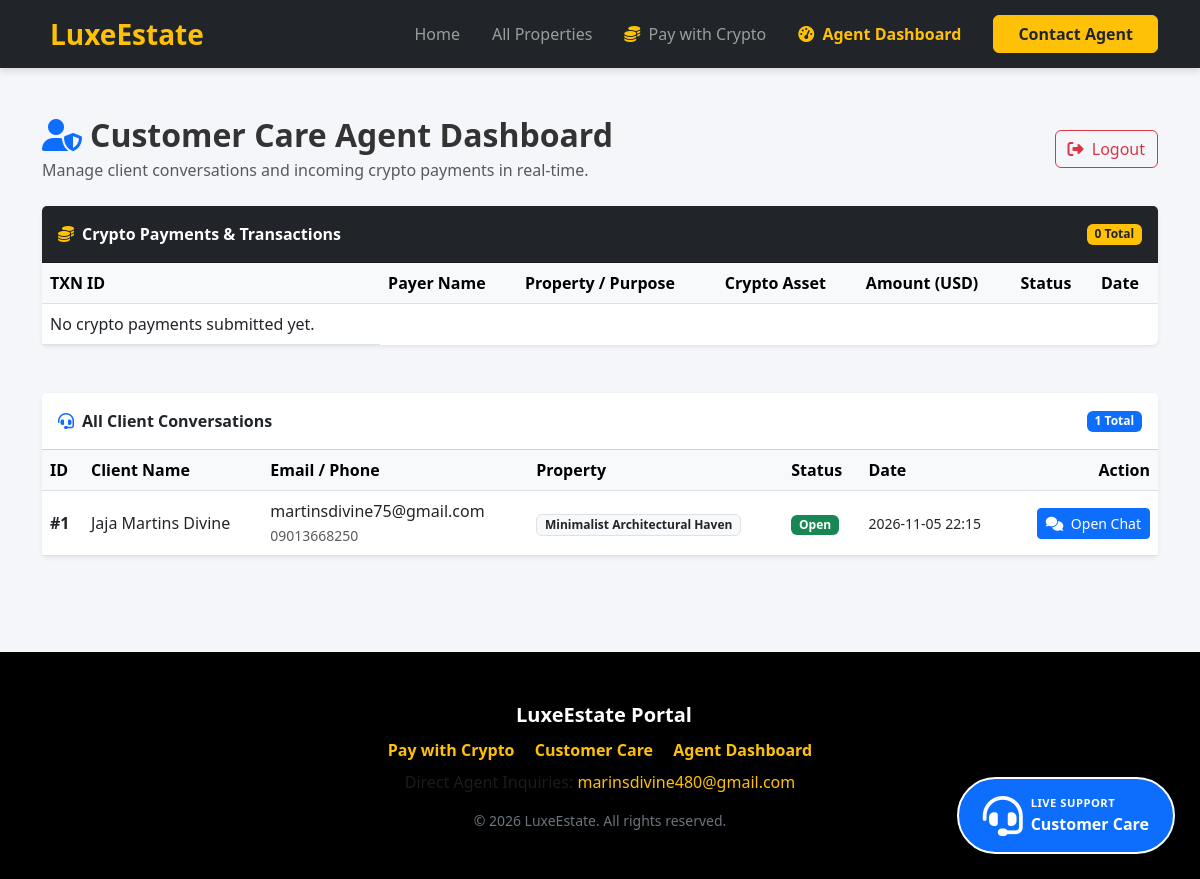
Page /agent/dashboard (signed in) on the earlier database version.
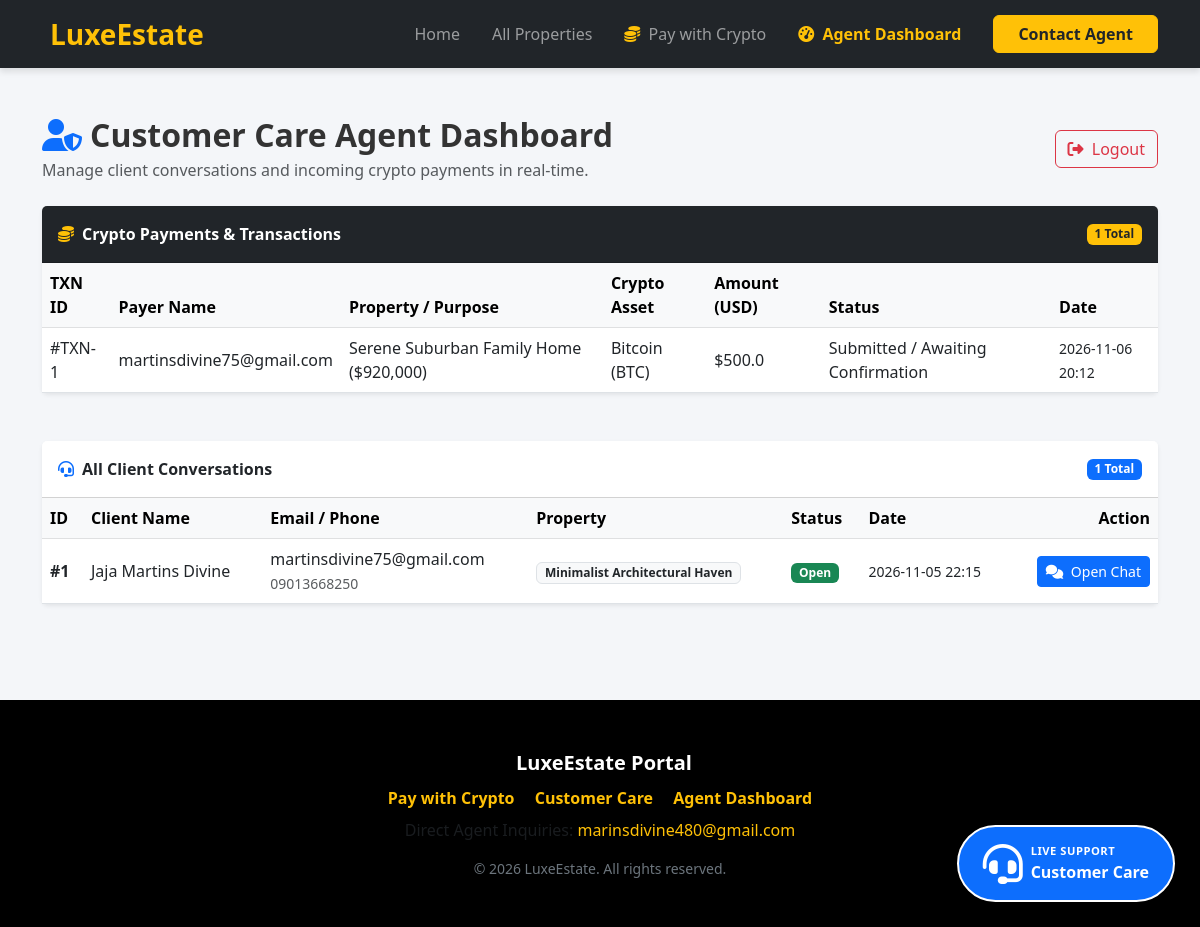
Same page on the later database version.
### tables this page shows
CREATE TABLE conversations (
            id INTEGER PRIMARY KEY AUTOINCREMENT,
            client_name TEXT NOT NULL,
            client_email TEXT NOT NULL,
            client_phone TEXT,
            property_title TEXT,
            status TEXT DEFAULT 'Open',
            created_at TIMESTAMP DEFAULT CURRENT_TIMESTAMP
        );

CREATE TABLE crypto_payments (
            id INTEGER PRIMARY KEY AUTOINCREMENT,
            property_title TEXT NOT NULL,
            crypto_type TEXT NOT NULL,
            amount_usd REAL NOT NULL,
            payer_name TEXT NOT NULL,
            status TEXT DEFAULT 'Pending Verification',
            created_at TIMESTAMP DEFAULT CURRENT_TIMESTAMP
        );

### app.py (the view)
@app.route('/agent/dashboard')
def agent_dashboard():
    if not session.get('agent_logged_in'):
        return redirect(url_for('agent_login'))
    conn = get_db_connection()
    conversations = conn.execute('SELECT * FROM conversations ORDER BY created_at DESC').fetchall()
    crypto_payments = conn.execute('SELECT * FROM crypto_payments ORDER BY created_at DESC').fetchall()
    conn.close()
    return render_template('agent_dashboard.html', conversations=conversations, crypto_payments=crypto_payments)

### app.py (called while the page is built)
def get_db_connection():
    conn = sqlite3.connect('real_estate.db')
    conn.row_factory = sqlite3.Row
    return conn

### templates/agent_dashboard.html (shortened to what this page needs)
{% extends "base.html" %}
{% block content %}
<div class="container py-5">
    <div class="d-flex justify-content-between align-items-center mb-4">
        <div>
            <h2 class="fw-bold mb-1"><i class="fas fa-user-shield me-2 text-primary"></i>Customer Care Agent Dashboard</h2>
            <p class="text-muted mb-0">Manage client conversations and incoming crypto payments in real-time.</p>
        </div>
        <a href="{{ url_for('agent_logout') }}" class="btn btn-outline-danger"><i class="fas fa-sign-out-alt me-1"></i> Logout</a>
    </div>
    <div class="card shadow-sm border-0 mb-5">
        <div class="card-header bg-dark text-white py-3 fw-bold d-flex justify-content-between align-items-center">
            <span><i class="fas fa-coins text-warning me-2"></i>Crypto Payments & Transactions</span>
            <span class="badge bg-warning text-dark">{{ crypto_payments|length }} Total</span>
        </div>
        <div class="card-body p-0">
            <div class="table-responsive">
                <table class="table table-hover align-middle mb-0">
                    <thead class="table-light">
                        <tr>
                            <th>TXN ID</th>
                            <th>Payer Name</th>
                            <th>Property / Purpose</th>
                            <th>Crypto Asset</th>
                            <th>Amount (USD)</th>
                            <th>Status</th>
                            <th>Date</th>
                        </tr>
                    </thead>
                    <tbody>
                        {% if crypto_payments %}
                            {% for p in crypto_payments %}
                            <tr>
                                <td class=\"fw-bold\">#TXN-{{ p['id'] }}</td>
                                <td>{{ p['payer_name'] }}</td>
                                <td><span class=\"badge bg-light text-dark border\">{{ p['property_title'] }}</span></td>
                                <td><span class=\"badge bg-warning text-dark\">{{ p['crypto_type'] }}</span></td>
                                <td class=\"fw-bold text-success\">${{ p['amount_usd'] }}</td>
                                <td><span class=\"badge bg-info text-dark\">{{ p['status'] }}</span></td>
                                <td><small>{{ p['created_at'][:16] }}</small></td>
                            </tr>
                            {% endfor %}
                        {% else %}
                            <tr>
                                <td colspan=\"7\" class=\"text-center py-4 text-muted\">No crypto payments submitted yet.</td>
                            </tr>
                        {% endif %}
                    </tbody>
                </table>
            </div>
        </div>
    </div>
    <div class="card shadow-sm border-0">
        <div class="card-header bg-white py-3 fw-bold d-flex justify-content-between align-items-center">
            <span><i class="fas fa-headset text-primary me-2"></i>All Client Conversations</span>
            <span class="badge bg-primary">{{ conversations|length }} Total</span>
        </div>
        <div class="card-body p-0">
            <div class="table-responsive">
                <table class="table table-hover align-middle mb-0">
                    <thead class="table-light">
                        <tr>
                            <th>ID</th>
                            <th>Client Name</th>
                            <th>Email / Phone</th>
                            <th>Property</th>
                            <th>Status</th>
                            <th>Date</th>
                            <th class="text-end">Action</th>
                        </tr>
                    </thead>
                    <tbody>
                        {% if conversations %}
                            {% for c in conversations %}
                            <tr>
                                <td class="fw-bold">#{{ c['id'] }}</td>
                                <td>{{ c['client_name'] }}</td>
                                <td>
                                    {{ c['client_email'] }}<br>
                                    <small class="text-muted">{{ c['client_phone'] or 'No phone' }}</small>
                                </td>
                                <td><span class="badge bg-light text-dark border">{{ c['property_title'] }}</span></td>
                                <td>
                                    <span class="badge {% if c['status'] == 'Open' %}bg-success{% else %}bg-secondary{% endif %}">
                                        {{ c['status'] }}
                                    </span>
                                </td>
                                <td><small>{{ c['created_at'][:16] }}</small></td>
                                <td class="text-end">
                                    <a href="{{ url_for('agent_conversation', conv_id=c['id']) }}" class="btn btn-sm btn-primary">
                                        <i class="fas fa-comments me-1"></i> Open Chat
                                    </a>
                                </td>
                            </tr>
                            {% endfor %}
                        {% else %}
                            <tr>
                                <td colspan="7" class="text-center py-4 text-muted">No client inquiries found yet.</td>
                            </tr>
                        {% endif %}
                    </tbody>
                </table>
            </div>
        </div>
    </div>
</div>
{% endblock %}

### templates/base.html (shortened to what this page needs)
<!DOCTYPE html>
<html lang="en">
<head>
    <link href="https://cdn.jsdelivr.net/npm/bootstrap@5.3.0/dist/css/bootstrap.min.css" rel="stylesheet">
    <link href="https://cdnjs.cloudflare.com/ajax/libs/font-awesome/6.4.0/css/all.min.css" rel="stylesheet">
    <link href="{{ url_for('static', filename='style.css') }}" rel="stylesheet">
</head>
<body>
    <nav class="navbar navbar-expand-lg navbar-dark bg-dark sticky-top">
        <div class="container">
            <a class="navbar-brand fw-bold fs-3 text-warning" href="{{ url_for('home') }}">
                LuxeEstate
            </a>
            <div class="collapse navbar-collapse justify-content-end" id="navbarNav">
                <ul class="navbar-nav align-items-center">
                    <li class="nav-item mx-2">
                        <a class="nav-link {% if request.endpoint == 'home' %}active fw-bold text-warning{% endif %}" href="{{ url_for('home') }}">Home</a>
                    </li>
                    <li class="nav-item mx-2">
                        <a class="nav-link {% if request.endpoint == 'listings' %}active fw-bold text-warning{% endif %}" href="{{ url_for('listings') }}">All Properties</a>
                    </li>
                    <li class="nav-item mx-2">
                        <a class="nav-link {% if request.endpoint == 'crypto_pay' %}active fw-bold text-warning{% endif %}" href="{{ url_for('crypto_pay') }}"><i class="fas fa-coins text-warning me-1"></i> Pay with Crypto</a>
                    </li>
                    <li class="nav-item mx-2">
                        {% if session.get('agent_logged_in') %}
                            <a class="nav-link text-warning fw-bold {% if request.endpoint == 'agent_dashboard' %}active{% endif %}" href="{{ url_for('agent_dashboard') }}"><i class="fas fa-gauge-high me-1"></i> Agent Dashboard</a>
                        {% else %}
                            <a class="nav-link {% if request.endpoint == 'agent_login' %}active fw-bold text-warning{% endif %}" href="{{ url_for('agent_login') }}"><i class="fas fa-lock me-1"></i> Agent Login</a>
                        {% endif %}
                    </li>
                    <li class="nav-item ms-3">
                        <a href="mailto:marinsdivine480@gmail.com" class="btn btn-warning text-dark fw-semibold px-4">Contact Agent</a>
                    </li>
                </ul>
            </div>
        </div>
    </nav>
    <main>
        {% block content %}{% endblock %}
    </main>
    <div style="position: fixed; bottom: 25px; right: 25px; z-index: 1050;">
        <a href="{{ url_for('customer_care') }}" class="btn btn-primary btn-lg rounded-pill shadow-lg d-flex align-items-center px-4 py-3" style="background-color: #0d6efd; border: 2px solid #fff;">
            <i class="fas fa-headset fa-2x me-2 animate-bounce"></i>
            <div class="text-start">
                <div class="small fw-bold text-uppercase" style="font-size: 0.7rem; letter-spacing: 0.5px;">Live Support</div>
                <div class="fw-bold fs-6">Customer Care</div>
            </div>
        </a>
    </div>
    <footer class="text-center py-5 bg-black text-white mt-5">
        <div class="container">
            <p class="mb-2 fw-bold text-white fs-5">LuxeEstate Portal</p>
            <p class="mb-2">
                <a href="{{ url_for('crypto_pay') }}" class="text-warning text-decoration-none fw-semibold me-3">Pay with Crypto</a>
                <a href="{{ url_for('customer_care') }}" class="text-warning text-decoration-none fw-semibold me-3">Customer Care</a>
                {% if session.get('agent_logged_in') %}
                    <a href="{{ url_for('agent_dashboard') }}" class="text-warning text-decoration-none fw-semibold">Agent Dashboard</a>
                {% else %}
                    <a href="{{ url_for('agent_login') }}" class="text-secondary text-decoration-none small">Agent Login</a>
                {% endif %}
            </p>
            <p class="mb-3 text-muted">Direct Agent Inquiries: <a href="mailto:marinsdivine480@gmail.com" class="text-warning text-decoration-none">marinsdivine480@gmail.com</a></p>
            <p class="small text-secondary mb-0">&copy; 2026 LuxeEstate. All rights reserved.</p>
        </div>
    </footer>
</body>
</html>

### static/style.css (style rules this page uses)
body { font-family: 'Segoe UI', Tahoma, Geneva, Verdana, sans-serif; background-color: #f4f6f9; color: #333; margin: 0; padding: 0; }
.navbar { box-shadow: 0 4px 6px rgba(0,0,0,0.1); }
.card-body { padding: 1.5rem; }
footer { background-color: #1a1a1a; color: #aaa; padding: 40px 0; margin-top: 60px; }

Differences in the rows shown:
added crypto_payments: id "1", payer_name "martinsdivine75@gmail.com", property_title "Serene Suburban Family Home ($920,000)", crypto_type "Bitcoin (BTC)", amount_usd "500.0", status "Submitted / Awaiting Confirmation", created_at "2026-11-06 20:12"
Other differences:
{{ crypto_payments|length }}: "0" → "1"
text no longer shown: "No crypto payments submitted yet."
